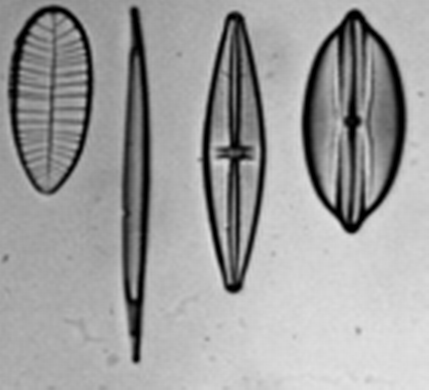
%> input picture InterfacageNumerique/TD/Matlab_FFT/correction/test_image.png, 429 x 390 px
$ octave exercice2_corr.m   (GNU Octave 9; MATLAB toolbox functions it lacks are replaced by stand-ins)
%> lines starting %> are read from the running program, lines starting %| are printed output that depends on the picture
%% Exemple de programme permettant d'ouvrir une image et d'afficher sa TF
%   LEnsE - 2025/01/24 - J. Villemejane

%% Lire l'image en niveaux de gris
image = imread('test_image.png');
%> image is the input picture: size 390x429x3 uint8; min 0, max 226, mean 157.8
if size(image, 3) == 3
    image = rgb2gray(image); % Convertir en niveaux de gris si l'image est en couleur
%> image: size 390x429 uint8
end
image = double(image); % Convertir en type double pour les calculs
%> image: size 390x429 double

% Affichage de l'image
figure('Name', 'Original Image');
imagesc(uint8(image));
title('Original Image');
colormap(gca, 'gray');


%% Effectuer la FFT
fft_image = fft2(image);
fft_shifted = fftshift(fft_image);

magnitude_spectrum = log(abs(fft_shifted)+0.01);
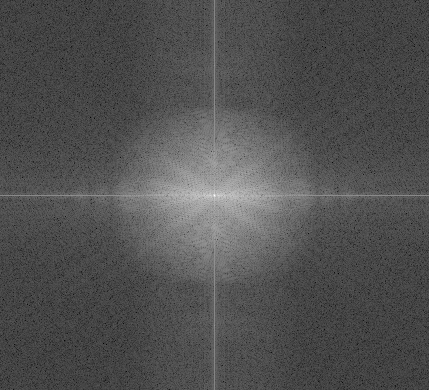
%> magnitude_spectrum: size 390x429 double; min -0.217, max 17.09, mean 5.31; drawn with min black and max white

% Afficher le spectre FFT
figure('Name', 'Spectre FFT');
imagesc(magnitude_spectrum);
title('FFT de l''image originale');
colormap(gca, 'gray');

%% Modifier l'image par la TF
% Masquer la FFT
fft_masked_shifted = circular_mask(30, fft_shifted);
figure('Name', 'Spectre FFT + masque');
imagesc(log(abs(fft_masked_shifted+0.01)));
title('FFT masqué de l''image originale');
colormap(gca, 'gray');
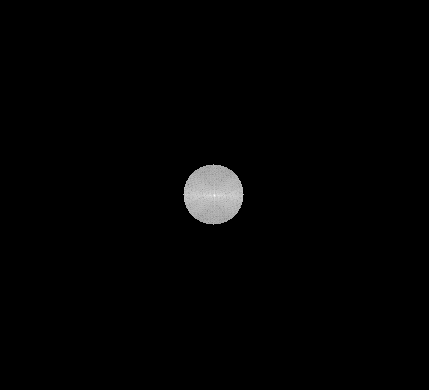
%> displayed picture: size 390x429x3, on the screen's scale of 0 to 255; min 0, max 255, mean 3.1
% Inversion de la TF
new_image = real(ifft2(fftshift(fft_masked_shifted)));
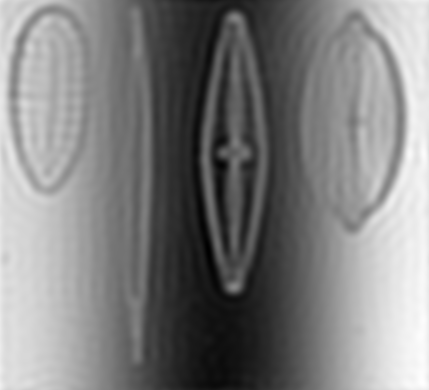
%> new_image: size 390x429 double; min -228.3, max 229.4, mean 0.7; drawn with min black and max white
figure('Name', 'Nouvelle image');
imagesc(new_image);
title('Image modifiée');
colormap(gca, 'gray');


%% Définir une fonction pour créer un masque circulaire
function masked_image = circular_mask(radius, image)
    [h, w] = size(image);
    center_y = floor(h / 2);
    center_x = floor(w / 2);
    [X, Y] = meshgrid(1:w, 1:h);
    % Distance au centre
    dist_from_center = sqrt((X - center_x).^2 + (Y - center_y).^2);
    % Créer un masque circulaire
    mask = dist_from_center <= radius;
    % Appliquer le masque
    masked_image = image .* mask;
end
